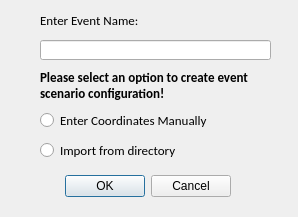
<?xml version="1.0" encoding="UTF-8"?>
<ui version="4.0">
 <class>Dialog</class>
 <widget class="QDialog" name="Dialog">
  <property name="geometry">
   <rect>
    <x>0</x>
    <y>0</y>
    <width>298</width>
    <height>217</height>
   </rect>
  </property>
  <property name="windowTitle">
   <string>Event Scenario Options</string>
  </property>
  <widget class="QDialogButtonBox" name="buttonBox">
   <property name="geometry">
    <rect>
     <x>-110</x>
     <y>170</y>
     <width>341</width>
     <height>32</height>
    </rect>
   </property>
   <property name="orientation">
    <enum>Qt::Horizontal</enum>
   </property>
   <property name="standardButtons">
    <set>QDialogButtonBox::Cancel|QDialogButtonBox::Ok</set>
   </property>
  </widget>
  <widget class="QLabel" name="label">
   <property name="geometry">
    <rect>
     <x>40</x>
     <y>70</y>
     <width>241</width>
     <height>31</height>
    </rect>
   </property>
   <property name="font">
    <font>
     <family>Calibri</family>
     <pointsize>10</pointsize>
     <weight>75</weight>
     <bold>true</bold>
    </font>
   </property>
   <property name="text">
    <string>Please select an option to create event scenario configuration!</string>
   </property>
   <property name="wordWrap">
    <bool>true</bool>
   </property>
  </widget>
  <widget class="QRadioButton" name="radioButton">
   <property name="geometry">
    <rect>
     <x>40</x>
     <y>110</y>
     <width>191</width>
     <height>20</height>
    </rect>
   </property>
   <property name="font">
    <font>
     <family>Calibri</family>
     <pointsize>10</pointsize>
    </font>
   </property>
   <property name="toolTipDuration">
    <number>2</number>
   </property>
   <property name="statusTip">
    <string notr="true"/>
   </property>
   <property name="text">
    <string>Enter Coordinates Manually</string>
   </property>
  </widget>
  <widget class="QLineEdit" name="lineEdit">
   <property name="geometry">
    <rect>
     <x>40</x>
     <y>40</y>
     <width>231</width>
     <height>20</height>
    </rect>
   </property>
  </widget>
  <widget class="QLabel" name="label_2">
   <property name="geometry">
    <rect>
     <x>40</x>
     <y>10</y>
     <width>131</width>
     <height>21</height>
    </rect>
   </property>
   <property name="font">
    <font>
     <family>Calibri</family>
     <pointsize>10</pointsize>
    </font>
   </property>
   <property name="text">
    <string>Enter Event Name:</string>
   </property>
  </widget>
  <widget class="QRadioButton" name="radioButton_3">
   <property name="geometry">
    <rect>
     <x>40</x>
     <y>140</y>
     <width>251</width>
     <height>21</height>
    </rect>
   </property>
   <property name="font">
    <font>
     <family>Calibri</family>
     <pointsize>10</pointsize>
    </font>
   </property>
   <property name="toolTipDuration">
    <number>2</number>
   </property>
   <property name="statusTip">
    <string notr="true"/>
   </property>
   <property name="text">
    <string>Import from directory</string>
   </property>
  </widget>
 </widget>
 <resources/>
 <connections>
  <connection>
   <sender>buttonBox</sender>
   <signal>accepted()</signal>
   <receiver>Dialog</receiver>
   <slot>accept()</slot>
   <hints>
    <hint type="sourcelabel">
     <x>248</x>
     <y>254</y>
    </hint>
    <hint type="destinationlabel">
     <x>157</x>
     <y>274</y>
    </hint>
   </hints>
  </connection>
  <connection>
   <sender>buttonBox</sender>
   <signal>rejected()</signal>
   <receiver>Dialog</receiver>
   <slot>reject()</slot>
   <hints>
    <hint type="sourcelabel">
     <x>316</x>
     <y>260</y>
    </hint>
    <hint type="destinationlabel">
     <x>286</x>
     <y>274</y>
    </hint>
   </hints>
  </connection>
 </connections>
</ui>
